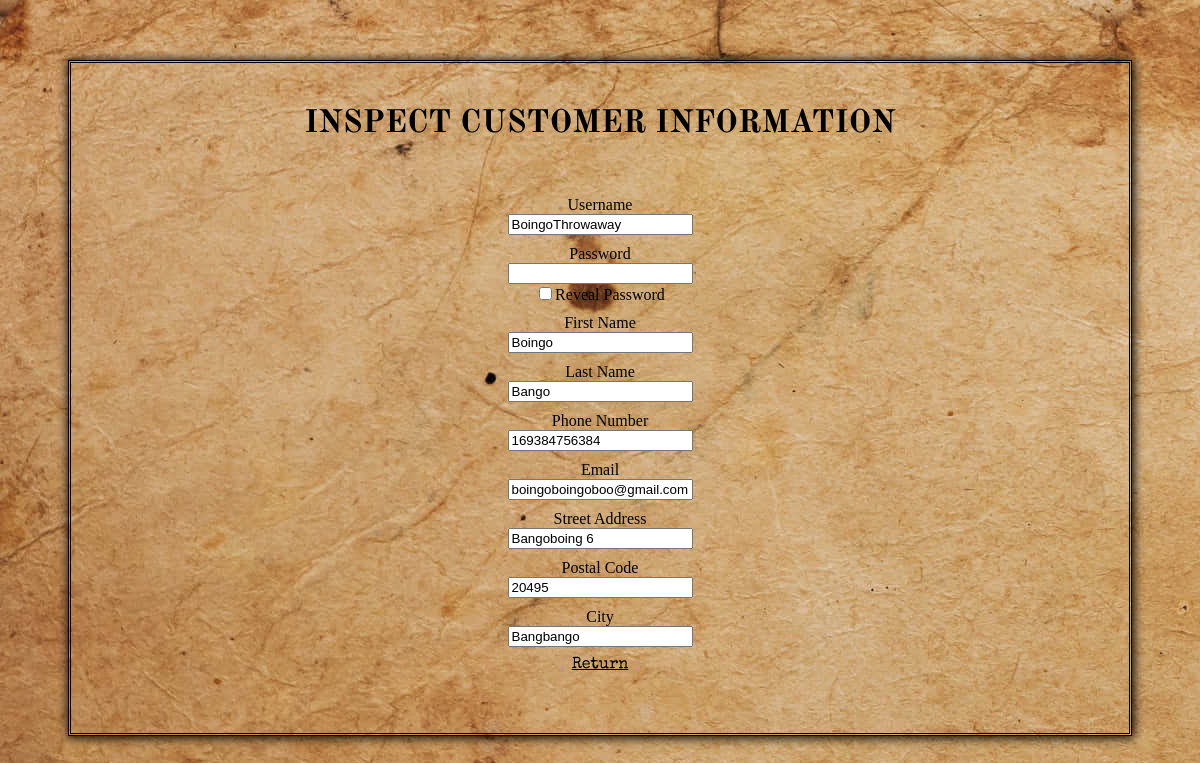
The page /abyssness/website/customer/check_customer.php?CustomerID=4 on the database its author committed.
### tables this page shows
CREATE TABLE `customer` (
  `CustomerID` int(11) NOT NULL,
  `username` varchar(255) NOT NULL,
  `pword` varchar(255) NOT NULL,
  `first_name` varchar(100) NOT NULL,
  `last_name` varchar(100) NOT NULL,
  `phone` varchar(15) NOT NULL,
  `email` varchar(100) NOT NULL,
  `strt_ad` varchar(100) NOT NULL,
  `postcode` varchar(5) NOT NULL,
  `city` varchar(100) NOT NULL
);

### abyssness/website/customer/check_customer.php (the view, shortened to what this page needs)
<?php
    $customerID = null;
    if (!empty($_GET['CustomerID'])) {
        $customerID = $_REQUEST['CustomerID'];
    }
    if (null==$customerID) {
        header("Location: customer.php");
    }
    else {
        $db = new Database();
        $pdo = $db->connect();
        $pdo->setAttribute(PDO::ATTR_ERRMODE, PDO::ERRMODE_EXCEPTION);
        $pdo->exec("set names utf8");
        $sql = "SELECT * FROM customer where CustomerID = ?";
        $q = $pdo->prepare($sql);
        $q->execute(array($customerID));
        $data = $q->fetch(PDO::FETCH_ASSOC);
    }
?>
<!DOCTYPE html>
<html lang="en">
<head>
    <link rel="stylesheet" href="../css/main.css">
    <link rel="stylesheet" href="../css/header.css">
</head>
<body>
<div class="container">
<div id="subIntro">
        <h1>INSPECT CUSTOMER INFORMATION</h1>
    </div>
    <div id="info">
        <label>Username</label>
        <div>
            <input type="text" readonly class="form-control-plaintext" value="<?php echo $data['username'];?>" >
        </div>
    </div>
    <div id="info">
        <label>Password</label>
        <div>
            <input id="pswrdReveal" type="password" readonly class="form-control-plaintext" value="<?php echo $data['pword'];?>" > <br>
            <input type="checkbox" onclick="revealPswrd()">Reveal Password
        </div>
    </div>
    <div id="info">
        <label>First Name</label>
        <div>
            <input type="text" readonly class="form-control-plaintext" value="<?php echo $data['first_name'];?>" >
        </div>
    </div>
    <div id="info">
        <label>Last Name</label>
        <div>
            <input type="text" readonly class="form-control-plaintext" value="<?php echo $data['last_name'];?>" >
        </div>
    </div>
    <div id="info">
        <label>Phone Number</label>
        <div>
            <input type="text" readonly class="form-control-plaintext" value="<?php echo $data['phone'];?>" >
        </div>
    </div>
    <div id="info">
        <label>Email</label>
        <div>
            <input type="text" readonly class="form-control-plaintext" value="<?php echo $data['email'];?>" >
        </div>
    </div>
    <div id="info">
        <label>Street Address</label>
        <div>
            <input type="text" readonly class="form-control-plaintext" value="<?php echo $data['strt_ad'];?>" >
        </div>
    </div>
    <div id="info">
        <label>Postal Code</label>
        <div>
            <input type="text" readonly class="form-control-plaintext" value="<?php echo $data['postcode'];?>" >
        </div>
    </div>
    <div id="info">
        <label>City</label>
        <div>
            <input type="text" readonly class="form-control-plaintext" value="<?php echo $data['city'];?>" >
        </div>
    </div>
    <div id="info">
        <a id="return" href="customer.php">Return</a>
    </div>
</div>
</body>
</html>

### abyssness/website/css/main.css (style rules this page uses)
body { background-color: #C8A681; background-image: url(cssimg/wrinky_paper.jpg); background-attachment: scroll; }
h1 { text-decoration: none; font-family: cursive; }
#subIntro { display: flex; justify-content: center; text-align: center; padding: 20px; }
#subIntro h1 { font-family: subArticle; font-variant: small-caps; }

### abyssness/website/customer/check_customer.php (style rules this page uses)
.container { text-align: center; border-style: double; padding-bottom: 60px; margin-left: 60px; margin-right: 60px; margin-top: 60px; box-shadow: 1px 1px 10px 1px; }
#return { text-align: center; font-family: scpTypeWriter2; color: black; }
#info { margin-top: 10px; }

### rows shown on the page
customer: username "BoingoThrowaway", first_name "Boingo", last_name "Bango", phone "169384756384", email "boingoboingoboo@gmail.com", strt_ad "Bangoboing 6", postcode "20495", city "Bangbango"
